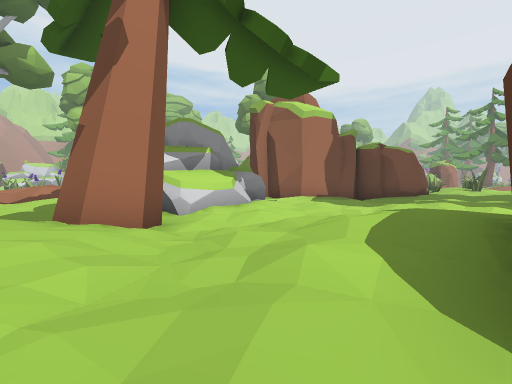
view 1 (above)

20 first-person views from a walk through a 3-D level made in the Unity game engine. The camera is 1.2 m above the floor, tilts 2° down and sees 90° across. The floor is counted in squares, 2 m on a side. Each view is taken from the middle of a square. On the plan, view 1 faces up. The plan holds only what a view shows up to about 9 squares ahead; the rest is blank. The place goes on beyond the plan. Some animated figures are left out.

view 2
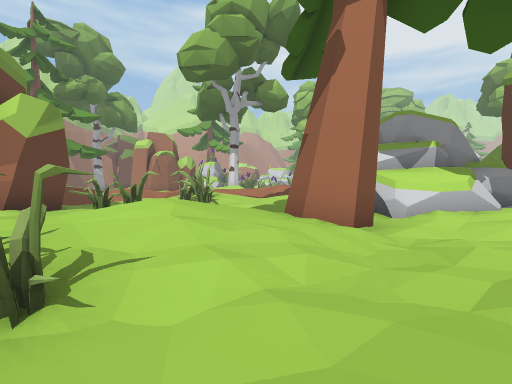

view 3
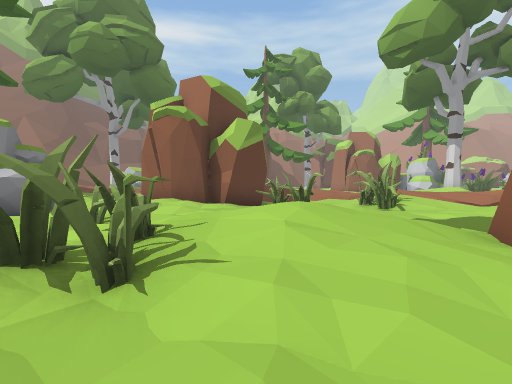

view 4
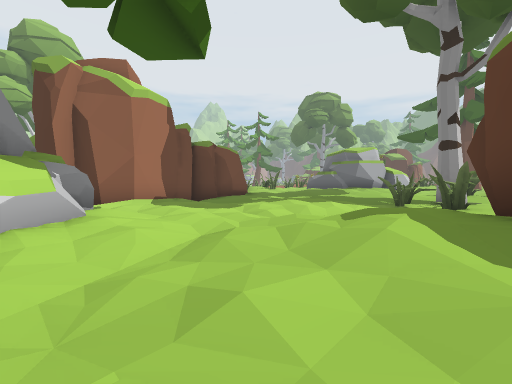

view 5
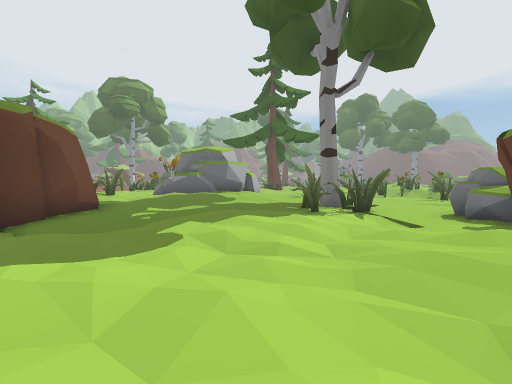

view 6
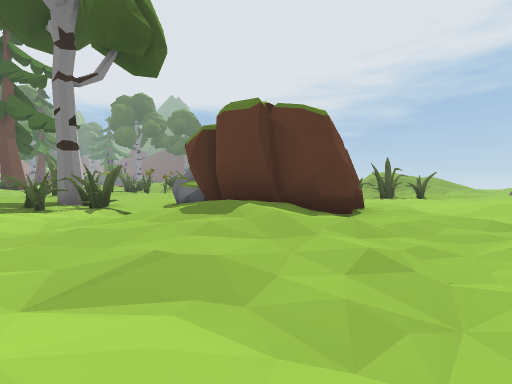

view 7
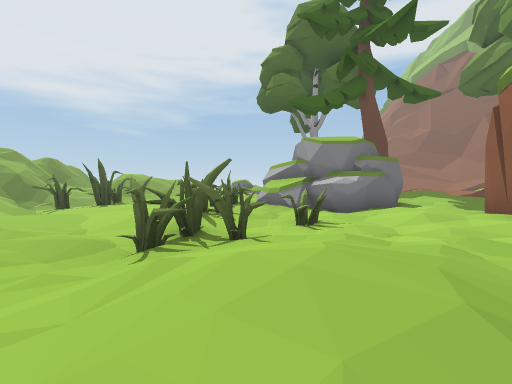

view 8
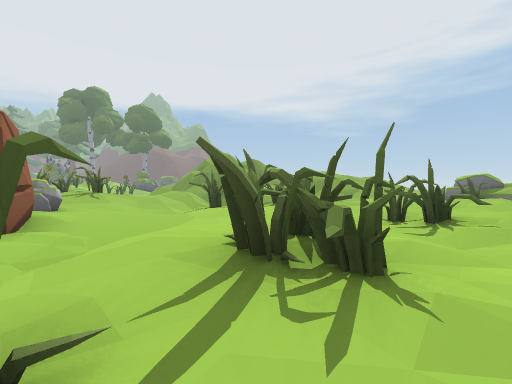

view 9
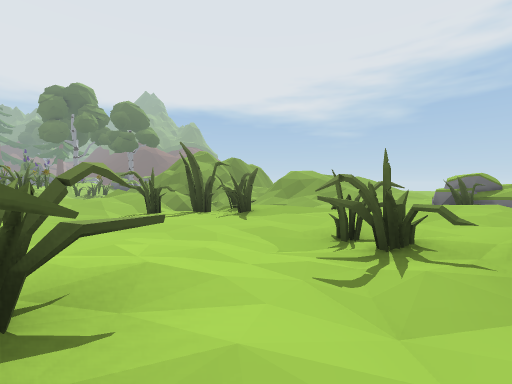

view 10
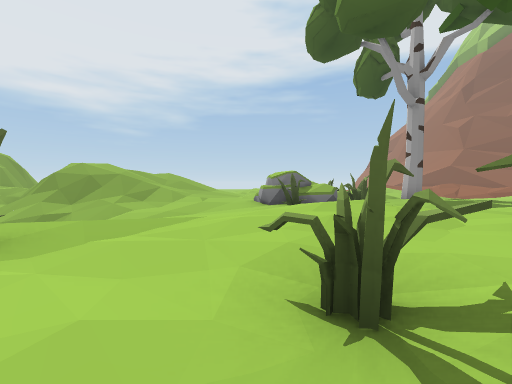

view 11
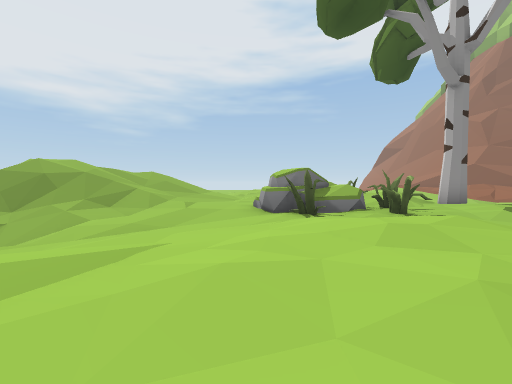

view 12
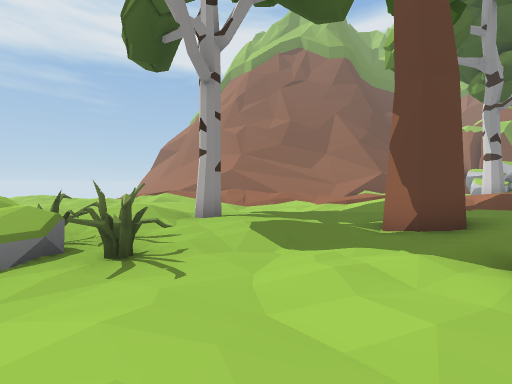

view 13
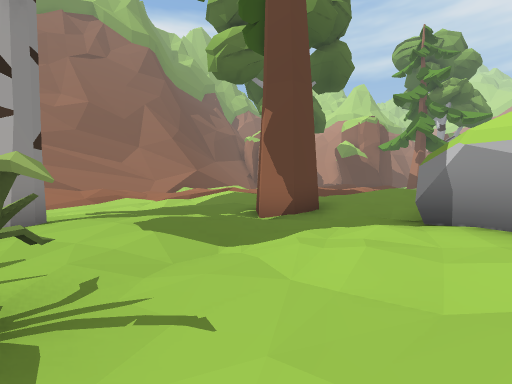

view 14
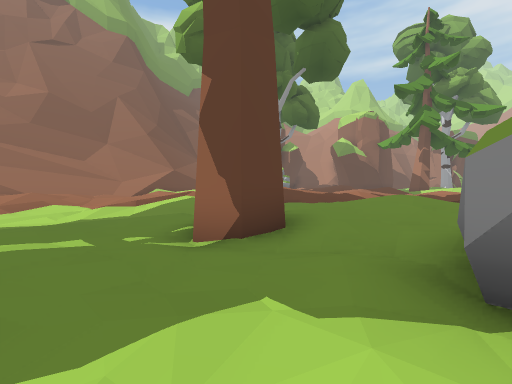

view 15
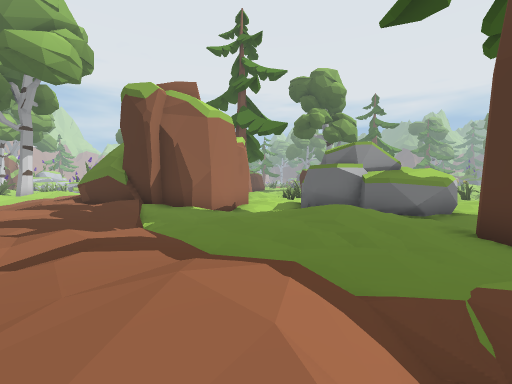

view 16
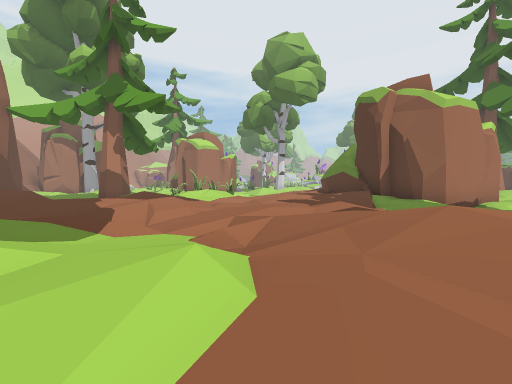

view 17
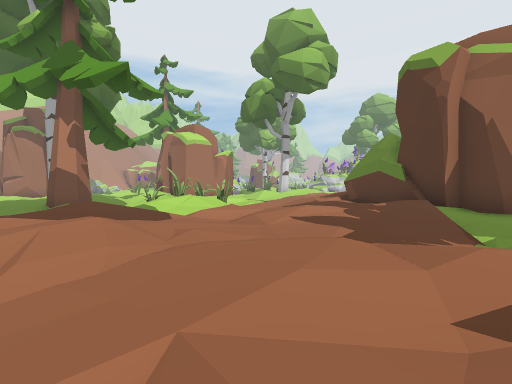

view 18
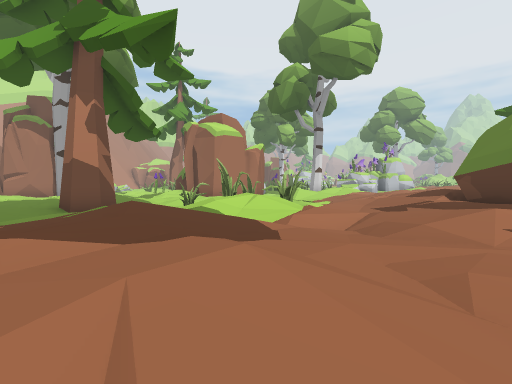

view 19
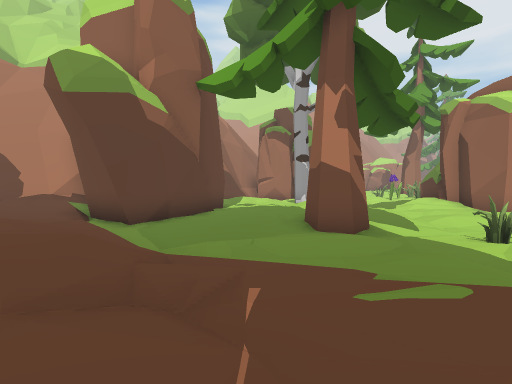

view 20
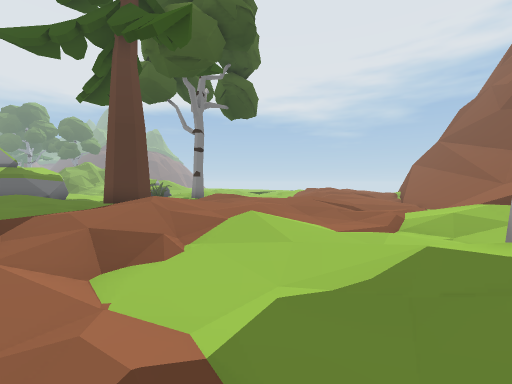

### Floor plan
Key: @ floor where view 1 was taken; # wall or solid block; x gap in a wall; . main floor; : floor 0.25 m higher than the main floor; - floor 0.25 m lower than the main floor; + floor 0.5 m higher than the main floor; _ floor 0.5 m lower than the main floor; * floor 0.75 m higher than the main floor; < floor 0.75 m lower than the main floor; % floor 1 m higher than the main floor; ( floor 1 m lower than the main floor; & floor 2.75 m higher than the main floor; / step, stairs or slope; = window, fence, low wall or low ledge; ^ raised ledge; R rock.
Columns run from 31 left of view 1 to 9 right of it. Each row starts with its distance up from view 1.
 11                                     #  ::
 10                                 ###-##:::
  9                                 ...-..:.:
  8           ##          ++//    ##.......::
  7          :.#          +:.:+   #:....:..::
  6          ...           ++::. ##:.-..:..::
  5         .-.-           #+... #..-.-...-.:
  4         :/--          .###...#--::..---#.
  3      :/ :-_-     /+   - x.:::.-.+++._-###
  2     .:::#--^ # .:/*   - ##:/+:..:###----
  1    #....#-..#/#::+*   #-..:+//..####RR...
  0    ##-......**+.:+#   ##..:+:/-@##  RR ..
 -1     #----.//+:+::++#   #::.=.#...## RR
 -2   ###___-.+////:++*## ##:+.#.=+.---.R//#
 -3 *+:..+:///:++::/+++:###:+:..:#+.-----.:##
 -4 *++:  ++%/+++++::::.:..  ##/.::..--__//
 -5          +++++:++:.::::.###^=#....-(<_.
 -6           :.:/:++/.:+++:#  #/#-...## /-
 -7            .+/:+++::+**+#   :...-##=
 -8             /.:+*+.:+*+:###+++....#/
 -9             *++/*%.::+:..:::++:..
-10             #.+++/.:..#-..:.+:.--_
-11             :..:++++/.-----...-__</
-12             //..++*+......--.#-___////
-13             */::+++:.-.....#RR---_-////
-14                /++:..--...-#RRR-./////=
-15               ..:+:.-_--#/:.  --./////
-16             //.:++::__  -/+   --:////&
-17             //-  +*+/_

Positions as (right, up) in squares from view 1, and headings:
1: (0, 0), facing up
2: (0, 0), facing up-left
3: (0, 1), facing left
4: (-1, 2), facing up-right
5: (0, 6), facing right
6: (-1, 5), facing down-right
7: (-3, 3), facing down
8: (-3, -1), facing down-right
9: (-3, -3), facing down-right
10: (-1, -5), facing down
11: (-1, -7), facing down
12: (-3, -9), facing down-left
13: (-3, -11), facing left
14: (-5, -10), facing left
15: (-15, -10), facing up-right
16: (-16, -11), facing up
17: (-16, -8), facing up
18: (-18, -6), facing up
19: (-20, -4), facing up-left
20: (-19, -7), facing down-right
